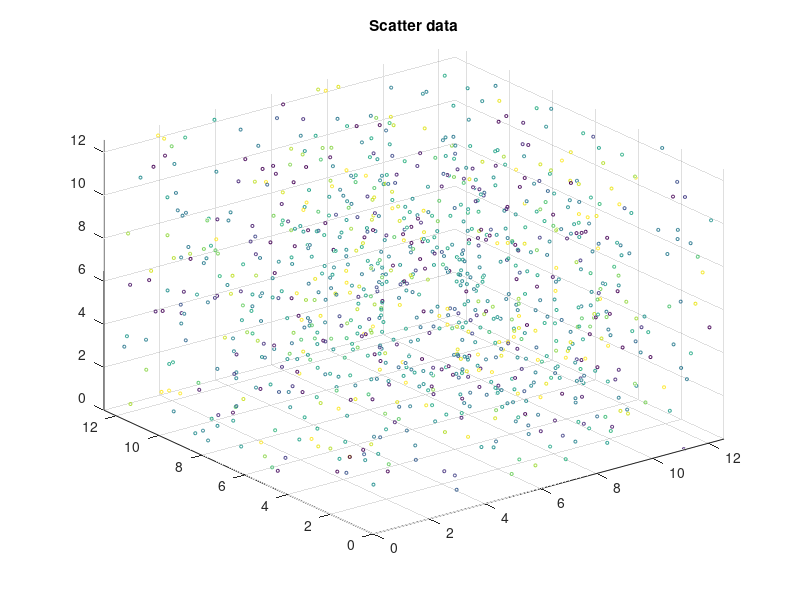

This figure's MATLAB source: (Note: this script raises an error after producing the figure.)
addpath E:\matlab\NFFT\Daqing\matlab-nfft-3.3.2-core2-openmp\nfft;

N = 1000;
X = rand(N,1) * 4 * pi;
Y = rand(N,1) * 4 * pi;
Z = rand(N,1) * 4 * pi;
V = sin(X+Y+Z) + sin(X*2+Y*2+Z*2) ;
Xq = linspace(0, 4 * pi , 65); Xq=Xq(1:end-1);
Yq = linspace(0, 4 * pi , 65); Yq=Yq(1:end-1);
Zq = linspace(0, 4 * pi , 65); Zq=Zq(1:end-1);

scatter3(X,Y,Z,5,V);title('Scatter data');axis([0 4*pi 0 4*pi 0 4*pi]);
Fq = ffts3(X,Y,Z,V,Xq,Yq,Zq,'grid','bspline');
seishow3D(abs(Fq));title('Convolutional method')
figure,plot(sort(abs(Fq(:)),'descend'));title('Coefficient Distribution');
Fq_nfft = nfft3d_wrap([X Y Z],V,64,64,64)/8;

seishow3D(abs(reshape(Fq_nfft,[64,64,64])));title('NFFT method')